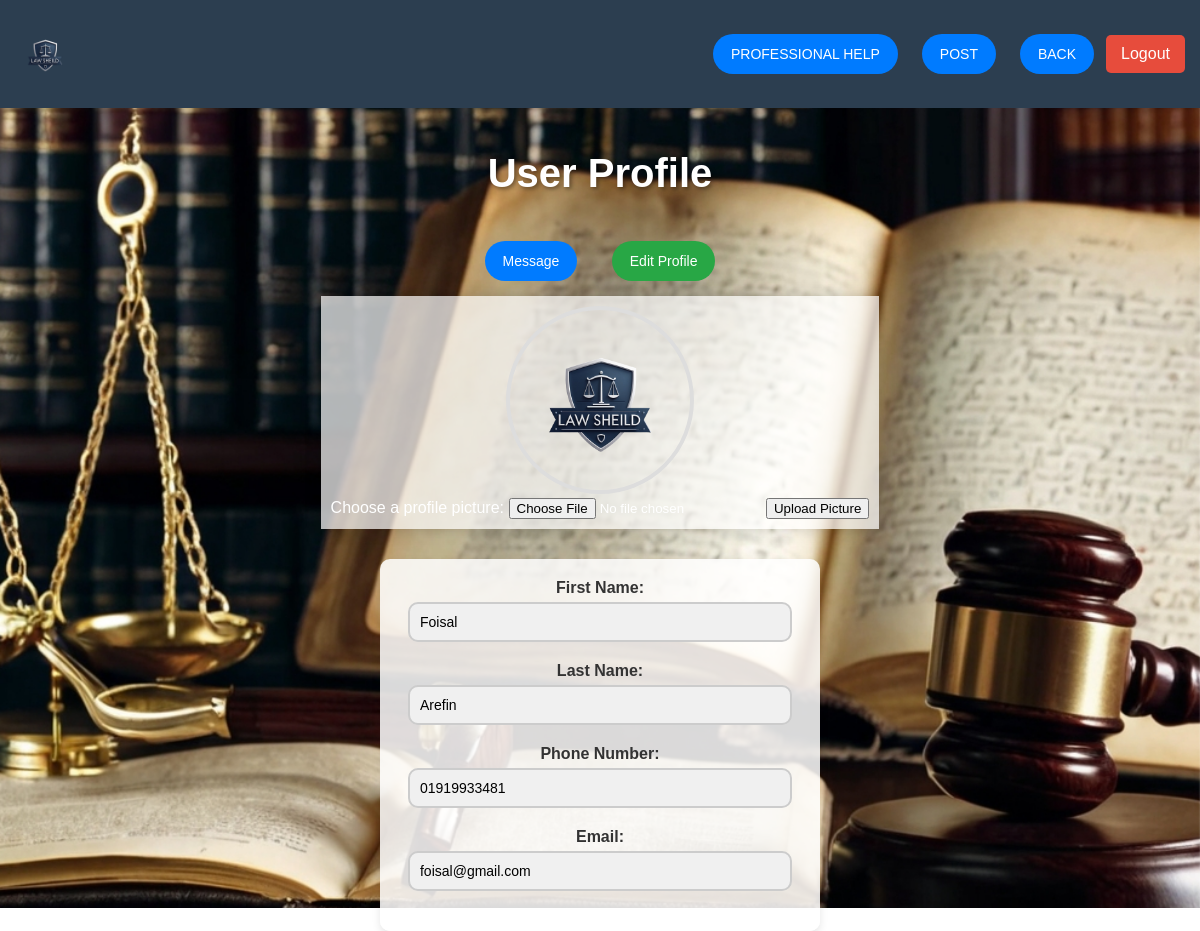
Page /user_profile.php (signed in) on the committed database.
### tables this page shows
CREATE TABLE `USER` (
  `user_id` int(11) NOT NULL,
  `first_name` varchar(50) NOT NULL,
  `last_name` varchar(50) NOT NULL,
  `email` varchar(100) NOT NULL,
  `user_type` enum('User','Lawyer') NOT NULL DEFAULT 'User',
  `password` varchar(255) NOT NULL,
  `created_at` timestamp NOT NULL DEFAULT current_timestamp(),
  `phone` varchar(15) DEFAULT NULL,
  `profile_picture_url` varchar(255) DEFAULT NULL
);

### user_profile.php (the view, shortened to what this page needs)
<?php
$servername = "localhost";
$username = "root";
$password = "";
$dbname = "LAW_PROJECT";
$conn = new mysqli($servername, $username, $password, $dbname);
$user_id = $_SESSION['user_id'];
$sql_user = "SELECT * FROM USER WHERE user_id = $user_id";
$result_user = $conn->query($sql_user);
if ($result_user->num_rows > 0) {
    $user = $result_user->fetch_assoc();
} else {
    echo "No user found.";
    exit();
}
?>
<!DOCTYPE html>
<html lang="en">
<head>
    <link rel="stylesheet" href="user_profile.css?<?php echo time(); ?>">
</head>
<body>
    <header>
        <div class="header-container">
            <img src="logo.png" alt="Logo" id="logo">
            <div class="header-buttons">
                <a href="lawyer_page.php"><button class="header-button">Professional Help</button></a>
                <a href="post.php"><button class="header-button">Post</button></a>
                <a href="law_page.php"><button class="header-button">Back</button></a>
                <div class="logout-btn">
                    <form action="logout.php" method="POST">
                        <button type="submit">Logout</button>
                    </form>
                </div>
            </div>
        </div>
    </header>
    <div class="user_profile" style="background-image: url('professional_background.jpg'); background-size: cover; background-position: center; background-attachment: fixed; height: 100vh; width: 100%; display: flex; justify-content: center; align-items: center; flex-direction: column; margin: 0; padding: 0; color: white;">
        <div class="profile-container">
            <h1>User Profile</h1>
            <button id="message-button">Message</button>
            <button id="edit-profile-button" onclick="enableEditMode()">Edit Profile</button>
            <div class="profile-pic-container">
                <img src="uploads/profile_pictures/<?php echo $user['profile_picture_url']; ?>" alt="Profile Picture" class="profile-pic">
                <form id="profile-pic-form" method="POST" action="user_profile.php" enctype="multipart/form-data">
                    <label for="profile_picture">Choose a profile picture:</label>
                    <input type="file" id="profile_picture" name="profile_picture" accept="image/*" required>
                    <button type="submit" name="save_profile_picture">Upload Picture</button>
                </form>
            </div>
            <form method="POST" action="user_profile.php" class="profile-form">
                <div class="form-group">
                    <label>First Name:</label>
                    <input type="text" name="first_name" value="<?php echo $user['first_name']; ?>" id="first_name" readonly>
                </div>
                <div class="form-group">
                    <label>Last Name:</label>
                    <input type="text" name="last_name" value="<?php echo $user['last_name']; ?>" id="last_name" readonly>
                </div>
                <div class="form-group">
                    <label>Phone Number:</label>
                    <input type="text" name="phone" value="<?php echo $user['phone']; ?>" id="phone" readonly>
                </div>
                <div class="form-group">
                    <label>Email:</label>
                    <input type="email" name="email" value="<?php echo $user['email']; ?>" id="email" readonly>
                </div>
            </form>
        </div>
    </div>
</body>
</html>

### user_profile.css (style rules this page uses)
body { background-image: url("https://your-image-url-here"); background-size: cover; background-position: center; background-attachment: fixed; color: #333; font-family: "Arial", sans-serif; margin: 0; padding: 0; height: 100vh; display: flex; flex-direction: column; justify-content: flex-start; }
.header-container { display: flex; justify-content: space-between; align-items: center; padding: 15px; background-color: #2c3e50; box-shadow: 0 4px 8px rgba(0, 0, 0, 0.1); }
#logo { height: 60px; }
.header-buttons { display: flex; align-items: center; }
.header-button { margin: 0 12px; padding: 12px 18px; background-color: #007bff; color: white; border: none; border-radius: 30px; cursor: pointer; font-size: 14px; text-transform: uppercase; transition: all 0.3s ease-in-out; }
.profile-container { text-align: center; margin-top: 40px; }
.profile-container h1 { font-size: 2.5em; margin-bottom: 30px; color: #fff; text-shadow: 2px 2px 4px rgba(0, 0, 0, 0.4); }
#message-button, #edit-profile-button { margin: 15px; padding: 12px 18px; background-color: #28a745; color: white; border: none; border-radius: 30px; cursor: pointer; font-size: 14px; transition: all 0.3s ease-in-out; }
#message-button { background-color: #007bff; }
.profile-pic-container { margin: 0 auto 30px auto; padding: 10px; box-shadow: 0 0 15px rgba(0, 0, 0, 0.2); display: block; background-color: rgba( 255, 255, 255, 0.7 ); }
.profile-pic { width: 180px; height: 180px; border-radius: 50%; object-fit: cover; border: 4px solid #ddd; transition: all 0.3s ease; }
.profile-form { display: flex; flex-direction: column; justify-content: center; align-items: center; margin: 0 auto; margin-top: 30px; width: 100%; max-width: 400px; background-color: rgba( 255, 255, 255, 0.85 ); padding: 20px; border-radius: 10px; box-shadow: 0 4px 8px rgba(0, 0, 0, 0.1); }
.form-group { margin-bottom: 20px; width: 100%; }
.form-group label { font-size: 16px; font-weight: bold; color: #333; display: block; margin-bottom: 5px; }
.form-group input { padding: 10px; font-size: 14px; width: 90%; border: 2px solid #ccc; border-radius: 10px; transition: border-color 0.3s ease; }
.form-group input[readonly] { background-color: #f5f5f5; }

### user_profile.php (style rules this page uses)
.profile-pic-container { overflow: hidden; margin-bottom: 20px; }
.form-group input[readonly] { background-color: #f0f0f0; }
.logout-btn { margin: 20px 0; text-align: right; }
.logout-btn button { padding: 10px 15px; background-color: #e74c3c; color: white; border: none; border-radius: 5px; font-size: 16px; cursor: pointer; transition: background-color 0.3s ease; }

### rows in the picture
user: profile_picture_url (picture), first_name "Foisal", last_name "Arefin", phone "01919933481", email "foisal@gmail.com"
